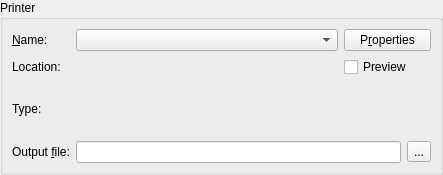
<?xml version="1.0" encoding="UTF-8"?>
<ui version="4.0">
 <class>QPrintWidget</class>
 <widget class="QWidget" name="QPrintWidget">
  <property name="windowTitle">
   <string>Form</string>
  </property>
  <property name="geometry">
   <rect>
    <x>0</x>
    <y>0</y>
    <width>443</width>
    <height>175</height>
   </rect>
  </property>
  <layout class="QHBoxLayout" name="horizontalLayout_2">
   <property name="leftMargin">
    <number>0</number>
   </property>
   <property name="topMargin">
    <number>0</number>
   </property>
   <property name="rightMargin">
    <number>0</number>
   </property>
   <property name="bottomMargin">
    <number>0</number>
   </property>
   <item>
    <widget class="QGroupBox" name="printerGroup">
     <property name="title">
      <string>Printer</string>
     </property>
     <layout class="QGridLayout" name="gridLayout">
      <item row="0" column="0">
       <widget class="QLabel" name="label">
        <property name="text">
         <string>&amp;Name:</string>
        </property>
        <property name="buddy">
         <cstring>printers</cstring>
        </property>
       </widget>
      </item>
      <item row="0" column="1">
       <widget class="QComboBox" name="printers">
        <property name="sizePolicy">
         <sizepolicy hsizetype="Preferred" vsizetype="Fixed">
          <horstretch>3</horstretch>
          <verstretch>0</verstretch>
         </sizepolicy>
        </property>
       </widget>
      </item>
      <item row="0" column="2">
       <widget class="QPushButton" name="properties">
        <property name="text">
         <string>P&amp;roperties</string>
        </property>
        <property name="sizePolicy">
         <sizepolicy hsizetype="Minimum" vsizetype="Fixed">
          <horstretch>1</horstretch>
          <verstretch>0</verstretch>
         </sizepolicy>
        </property>
       </widget>
      </item>
      <item row="1" column="0">
       <widget class="QLabel" name="label_2">
        <property name="text">
         <string>Location:</string>
        </property>
       </widget>
      </item>
      <item row="1" column="1">
       <widget class="QLabel" name="location"/>
      </item>
      <item row="1" column="2">
       <widget class="QCheckBox" name="preview">
        <property name="text">
         <string>Preview</string>
        </property>
       </widget>
      </item>
      <item row="2" column="0">
       <widget class="QLabel" name="label_3">
        <property name="text">
         <string>Type:</string>
        </property>
       </widget>
      </item>
      <item row="2" column="1">
       <widget class="QLabel" name="type"/>
      </item>
      <item row="3" column="0">
       <widget class="QLabel" name="lOutput">
        <property name="text">
         <string>Output &amp;file:</string>
        </property>
        <property name="buddy">
         <cstring>filename</cstring>
        </property>
       </widget>
      </item>
      <item row="3" column="1" colspan="2">
       <layout class="QHBoxLayout" name="horizontalLayout">
        <item>
         <widget class="QLineEdit" name="filename"/>
        </item>
        <item>
         <widget class="QToolButton" name="fileBrowser">
          <property name="text">
           <string>...</string>
          </property>
         </widget>
        </item>
       </layout>
      </item>
     </layout>
    </widget>
   </item>
  </layout>
 </widget>
 <resources/>
 <connections/>
</ui>
